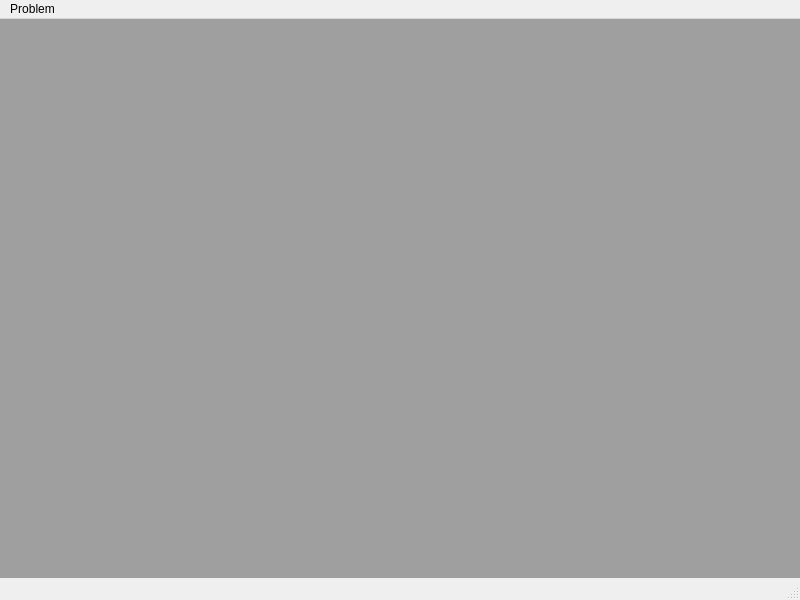
<?xml version="1.0" encoding="UTF-8"?>
<ui version="4.0">
 <class>MainWindow</class>
 <widget class="QMainWindow" name="MainWindow">
  <property name="geometry">
   <rect>
    <x>0</x>
    <y>0</y>
    <width>800</width>
    <height>600</height>
   </rect>
  </property>
  <property name="windowTitle">
   <string>Laboratory</string>
  </property>
  <widget class="QWidget" name="centralwidget">
   <layout class="QGridLayout" name="gridLayout">
    <property name="leftMargin">
     <number>0</number>
    </property>
    <property name="topMargin">
     <number>0</number>
    </property>
    <property name="rightMargin">
     <number>0</number>
    </property>
    <property name="bottomMargin">
     <number>0</number>
    </property>
    <property name="spacing">
     <number>0</number>
    </property>
    <item row="0" column="0">
     <widget class="QMdiArea" name="mdiArea">
      <property name="viewMode">
       <enum>QMdiArea::TabbedView</enum>
      </property>
     </widget>
    </item>
   </layout>
  </widget>
  <widget class="QMenuBar" name="menubar">
   <property name="geometry">
    <rect>
     <x>0</x>
     <y>0</y>
     <width>800</width>
     <height>21</height>
    </rect>
   </property>
   <widget class="QMenu" name="menuProblem">
    <property name="title">
     <string>Problem</string>
    </property>
    <addaction name="actionNew_Problem"/>
    <addaction name="actionOpen_problem"/>
    <addaction name="separator"/>
    <addaction name="actionExit"/>
   </widget>
   <addaction name="menuProblem"/>
  </widget>
  <widget class="QStatusBar" name="statusbar"/>
  <action name="actionNew_Problem">
   <property name="text">
    <string>New Problem...</string>
   </property>
  </action>
  <action name="actionExit">
   <property name="text">
    <string>Exit</string>
   </property>
  </action>
  <action name="actionOpen_problem">
   <property name="text">
    <string>Open problem...</string>
   </property>
  </action>
 </widget>
 <resources/>
 <connections>
  <connection>
   <sender>actionNew_Problem</sender>
   <signal>triggered()</signal>
   <receiver>MainWindow</receiver>
   <slot>runNewProblem()</slot>
   <hints>
    <hint type="sourcelabel">
     <x>-1</x>
     <y>-1</y>
    </hint>
    <hint type="destinationlabel">
     <x>399</x>
     <y>299</y>
    </hint>
   </hints>
  </connection>
  <connection>
   <sender>actionOpen_problem</sender>
   <signal>triggered()</signal>
   <receiver>MainWindow</receiver>
   <slot>runOpenProblem()</slot>
   <hints>
    <hint type="sourcelabel">
     <x>-1</x>
     <y>-1</y>
    </hint>
    <hint type="destinationlabel">
     <x>399</x>
     <y>299</y>
    </hint>
   </hints>
  </connection>
  <connection>
   <sender>actionExit</sender>
   <signal>triggered()</signal>
   <receiver>MainWindow</receiver>
   <slot>close()</slot>
   <hints>
    <hint type="sourcelabel">
     <x>-1</x>
     <y>-1</y>
    </hint>
    <hint type="destinationlabel">
     <x>399</x>
     <y>299</y>
    </hint>
   </hints>
  </connection>
 </connections>
 <slots>
  <slot>runNewProblem()</slot>
  <slot>runOpenProblem()</slot>
 </slots>
</ui>
